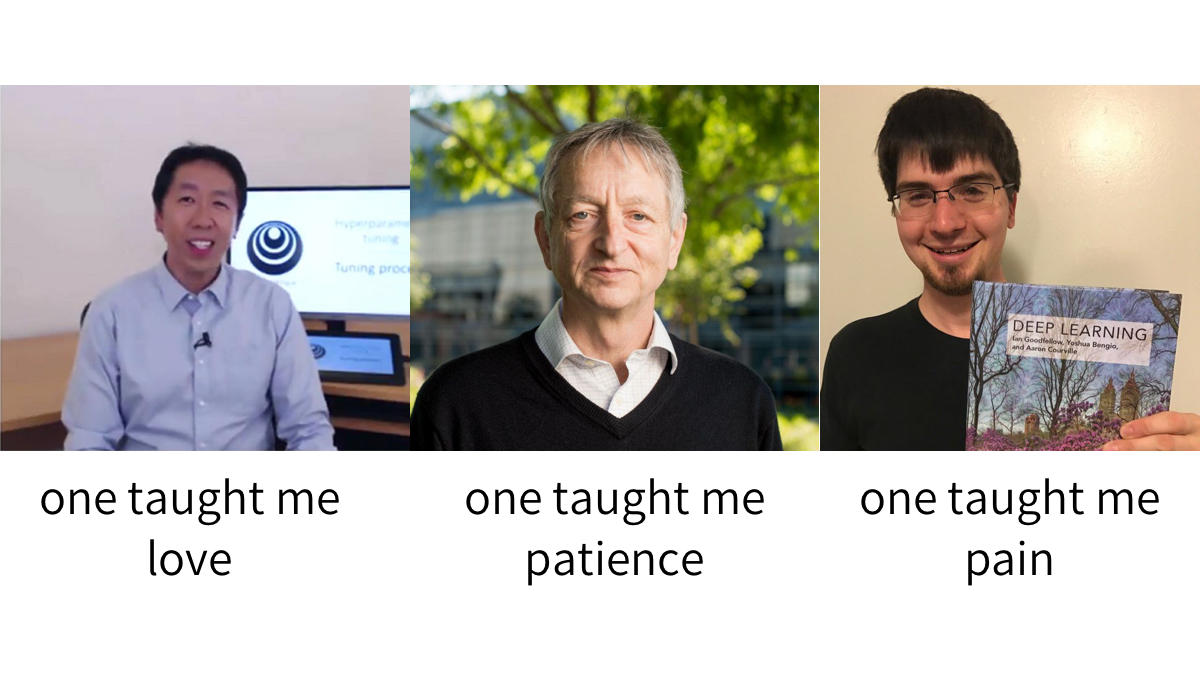
#> input picture images/0.jpeg, 1200 x 675 px, given in place of the camera
$ python G-faces-video-01.py
#> lines starting #> are read from the running program, lines starting #| are printed output that depends on the picture
#Import Library
import cv2

#First frame
first_frame = None

#Capture Video
our_video = cv2.VideoCapture(0)

while True:
    #Check if loaded correctly
    check, frame = our_video.read()
#> frame is the input picture: shape (675, 1200, 3); mean B, G, R 179.9, 185.7, 190.2

    #Conver to Gray
    our_frame_gray = cv2.cvtColor(frame, cv2.COLOR_BGR2GRAY)
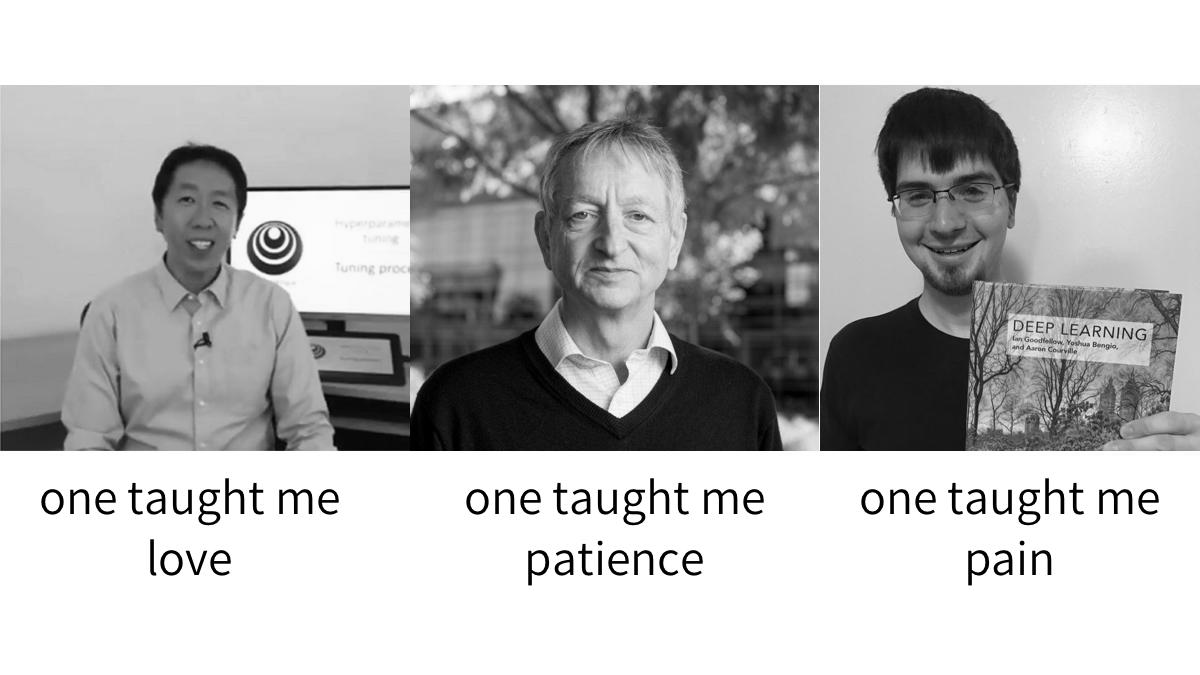
#> our_frame_gray: shape (675, 1200); min 0, max 255, mean 186.4
    our_frame_gray = cv2.GaussianBlur(our_frame_gray,(21,21),0)
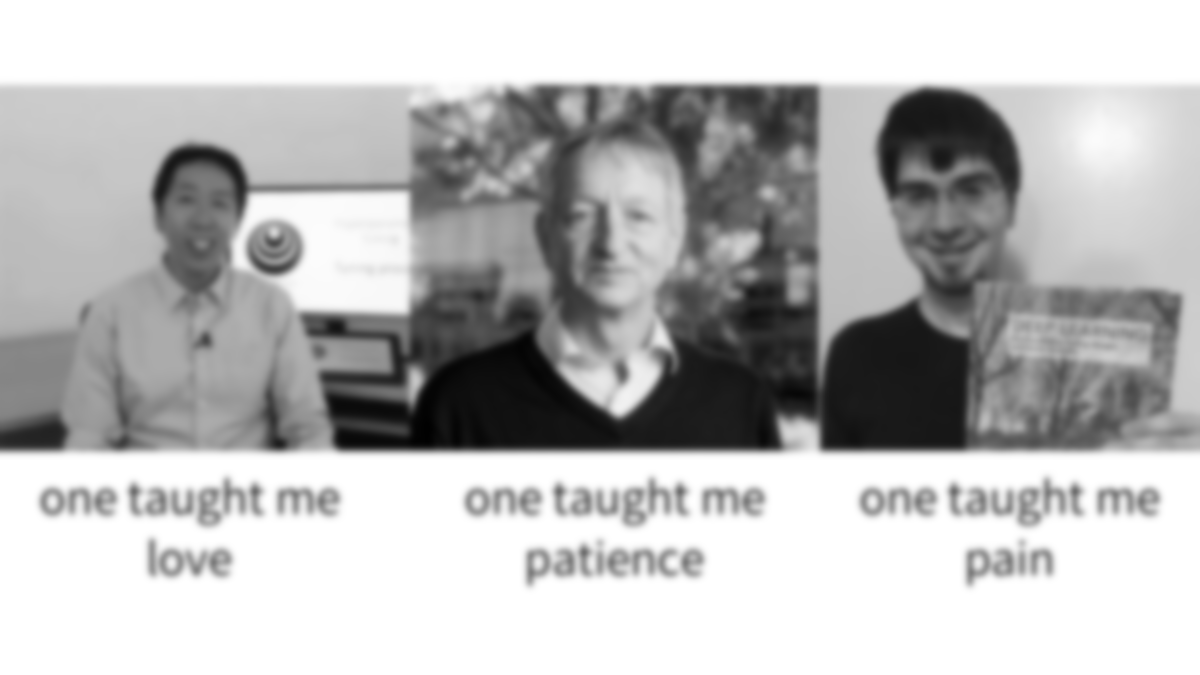
#> our_frame_gray: shape (675, 1200); min 1, max 255, mean 186.4

    #Set first frame
    if first_frame is None:
        first_frame=our_frame_gray
        continue

    #Delta frame
    #Compare first frame to current frame
    delta_frame = cv2.absdiff(first_frame, our_frame_gray)

    #Thresold frame
    threshold_frame = cv2.threshold(delta_frame, 30, 255, cv2.THRESH_BINARY)[1]
    threshold_frame = cv2.dilate(threshold_frame, None, iterations=2)

    #Contours
    cnts, hierarchy = cv2.findContours(threshold_frame.copy(), cv2.RETR_EXTERNAL, cv2.CHAIN_APPROX_SIMPLE)

    #Draw rectangle for moving objects
    for contour in cnts:
        if cv2.contourArea(contour) < 1000:
            continue
        x, y, w, h = cv2.boundingRect(contour)
        cv2.rectangle(frame, (x,y), (x+w,y+h), (0,255,0), 3)

    #Show the captured frame of video
    cv2.imshow("First Frame", first_frame)
    cv2.imshow("Capturing first ", our_frame_gray)
    cv2.imshow("Delta Frame", delta_frame)
    cv2.imshow("Threshold Frame", threshold_frame)
    cv2.imshow("Detecting objects", frame)

    #Set q=quit
    key = cv2.waitKey(1)
    if(key == ord('q')):
        break

our_video.release()
cv2.destroyAllWindows

$ run again, on images/elon-weed.jpg
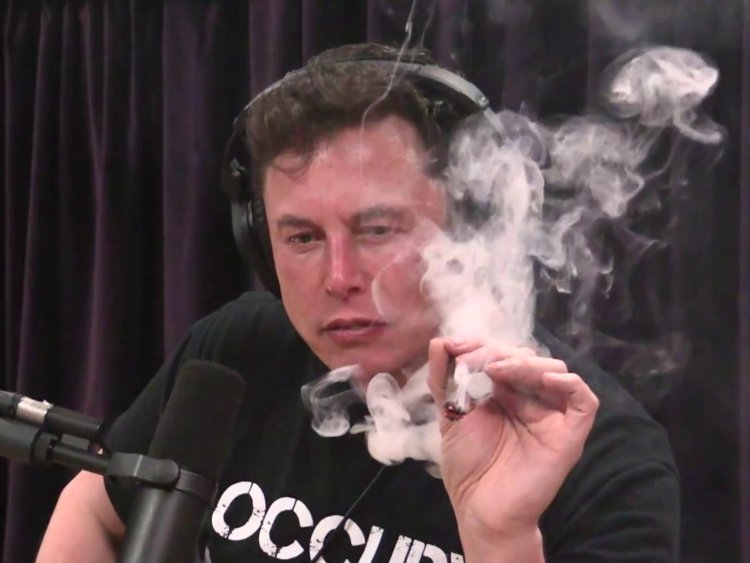
#> input picture images/elon-weed.jpg, 750 x 563 px, given in place of the camera
#> frame is the input picture: shape (563, 750, 3); mean B, G, R 71.3, 69.3, 85.4
#> `our_frame_gray = cv2.cvtColor(frame, cv2.COLOR_BGR2GRAY)`:
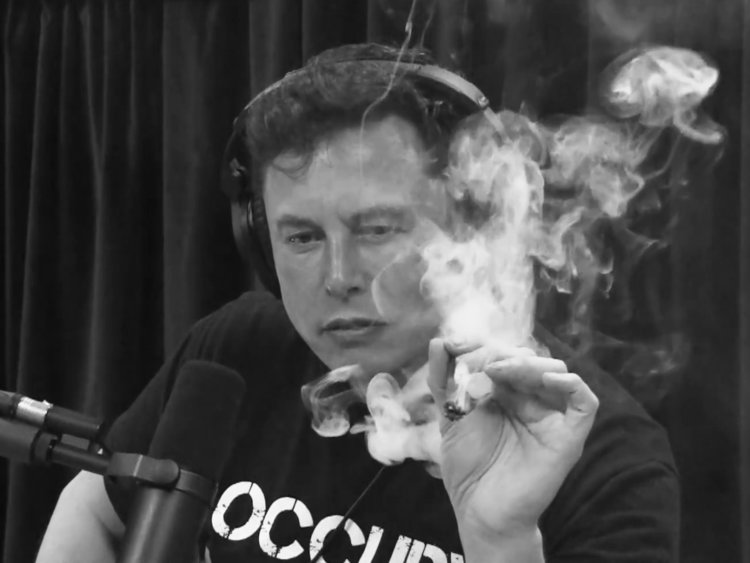
#> our_frame_gray: shape (563, 750); min 9, max 253, mean 74.3
#> `our_frame_gray = cv2.GaussianBlur(our_frame_gray,(21,21),0)`:
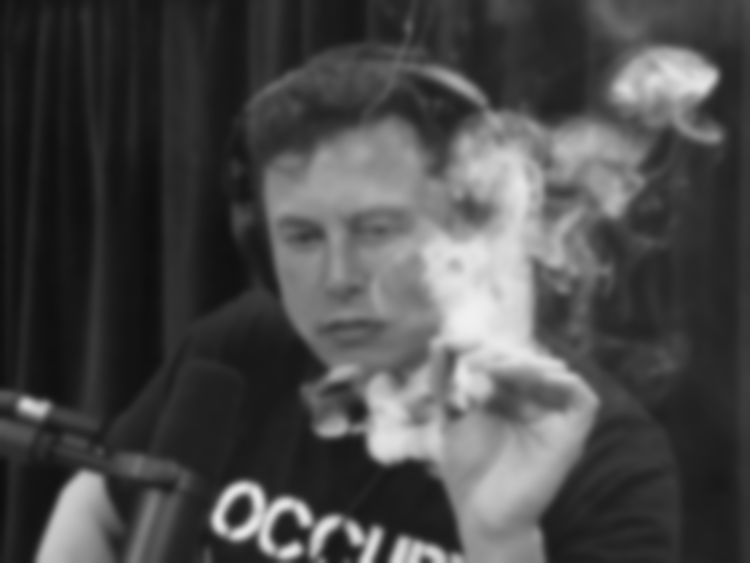
#> our_frame_gray: shape (563, 750); min 14, max 240, mean 74.4
